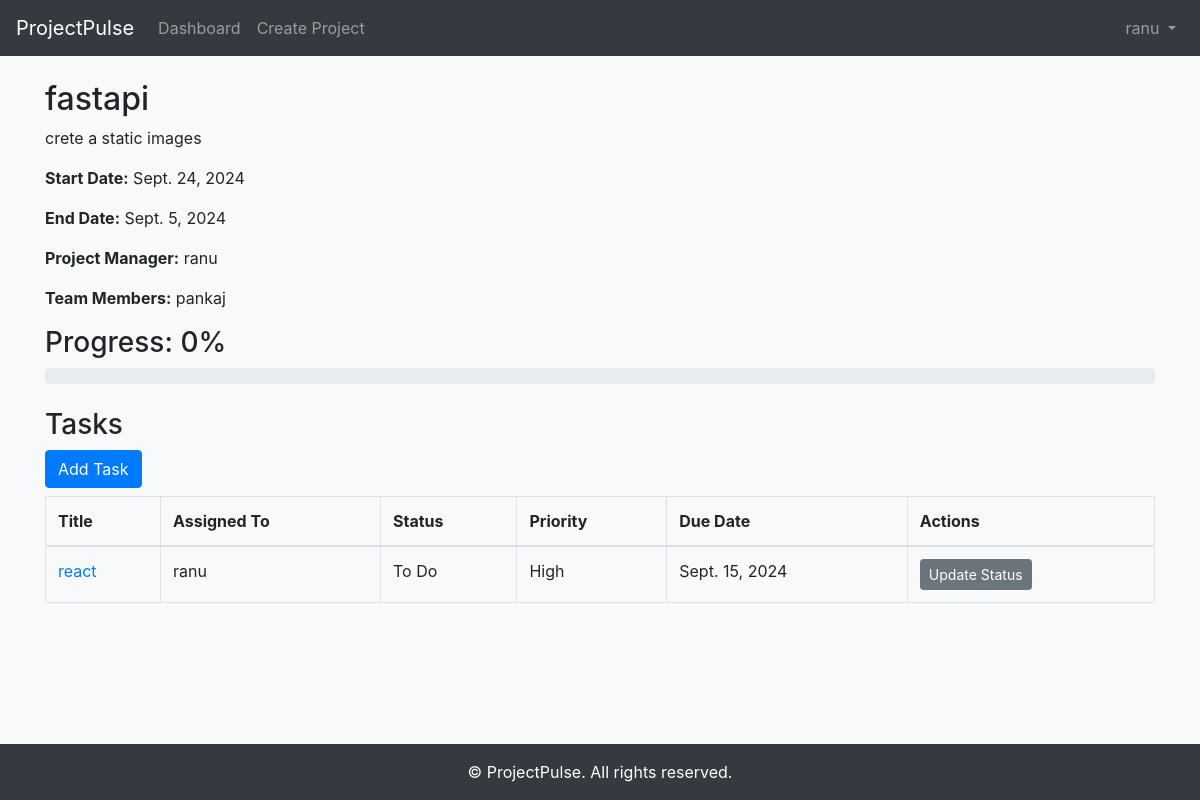
The page /3/ (signed in) on the database its author committed.
### users/models.py (models this page shows, shortened)
class CustomUser(AbstractUser):
    ROLE_CHOICES = [
        ('ADMIN', 'Administrator'),
        ('PROJECT_MANAGER', 'Project Manager'),
        ('TEAM_MEMBER', 'Team Member'),
    ]
    role = models.CharField(max_length=20, choices=ROLE_CHOICES, default='TEAM_MEMBER')
    email = models.EmailField(unique=True)
    profile_picture = models.ImageField(upload_to='profile_pics/', null=True, blank=True)

### projects/models.py (models this page shows, shortened)
class Project(models.Model):
    name = models.CharField(max_length=255)
    description = models.TextField()
    start_date = models.DateField()
    end_date = models.DateField()
    project_manager = models.ForeignKey(settings.AUTH_USER_MODEL, on_delete=models.CASCADE, related_name='managed_projects')
    team_members = models.ManyToManyField(settings.AUTH_USER_MODEL, related_name='projects')
    created_at = models.DateTimeField(auto_now_add=True)
    def progress(self):
        total_tasks = self.tasks.count()
        if total_tasks == 0:
            return 0
        completed_tasks = self.tasks.filter(status='completed').count()
        return int((completed_tasks / total_tasks) * 100)

### tasks/models.py (models this page shows, shortened)
class Task(models.Model):
    STATUS_CHOICES = [
        ('todo', 'To Do'),
        ('in_progress', 'In Progress'),
        ('completed', 'Completed'),
    ]
    PRIORITY_CHOICES = [
        ('low', 'Low'),
        ('medium', 'Medium'),
        ('high', 'High'),
    ]
    title = models.CharField(max_length=255)
    description = models.TextField()
    project = models.ForeignKey(Project, on_delete=models.CASCADE, related_name='tasks')
    assigned_to = models.ForeignKey(settings.AUTH_USER_MODEL, on_delete=models.CASCADE, related_name='tasks')
    status = models.CharField(max_length=20, choices=STATUS_CHOICES, default='todo')
    priority = models.CharField(max_length=20, choices=PRIORITY_CHOICES, default='medium')
    due_date = models.DateField()
    created_at = models.DateTimeField(auto_now_add=True)
    attachments = models.FileField(upload_to='attachments/', null=True, blank=True)

### projects/views.py (the view)
# urls.py: path('<int:pk>/', views.project_detail, name='project_detail'),
@login_required
def project_detail(request, pk):
    project = get_object_or_404(Project, pk=pk)
    return render(request, 'projects/project_detail.html', {'project': project})

### projects/templates/projects/project_detail.html (shortened to what this page needs)
{% extends 'base.html' %}
{% block content %}
<h2>{{ project.name }}</h2>
<p>{{ project.description }}</p>
<p><strong>Start Date:</strong> {{ project.start_date }}</p>
<p><strong>End Date:</strong> {{ project.end_date }}</p>
<p><strong>Project Manager:</strong> {{ project.project_manager.username }}</p>
<p><strong>Team Members:</strong>
    {% for member in project.team_members.all %}
        {{ member.username }}{% if not forloop.last %}, {% endif %}
    {% endfor %}
</p>
<h3>Progress: {{ project.progress }}%</h3>
<div class="progress">
</div>
<h3 class="mt-4">Tasks</h3>
<a href="{% url 'create_task' project.pk %}" class="btn btn-primary mb-2">Add Task</a>
<table class="table table-bordered">
    <thead>
        <tr>
            <th>Title</th>
            <th>Assigned To</th>
            <th>Status</th>
            <th>Priority</th>
            <th>Due Date</th>
            <th>Actions</th>
        </tr>
    </thead>
    <tbody>
        {% for task in project.tasks.all %}
        <tr>
            <td><a href="{% url 'task_detail' task.pk %}">{{ task.title }}</a></td>
            <td>{{ task.assigned_to.username }}</td>
            <td>{{ task.get_status_display }}</td>
            <td>{{ task.get_priority_display }}</td>
            <td>{{ task.due_date }}</td>
            <td>
                <a href="{% url 'update_task_status' task.pk %}" class="btn btn-sm btn-secondary">Update Status</a>
            </td>
        </tr>
        {% empty %}
        <tr>
            <td colspan="6">No tasks available.</td>
        </tr>
        {% endfor %}
    </tbody>
</table>
{% endblock %}

### templates/navbar.html (shortened to what this page needs)
<nav class="navbar navbar-expand-lg navbar-dark bg-dark">
    <a class="navbar-brand" href="{% url 'dashboard:dashboard' %}">ProjectPulse</a>
    <div class="collapse navbar-collapse" id="navbarNav">
        {% if user.is_authenticated %}
            <ul class="navbar-nav mr-auto">
                <li class="nav-item">
                    <a class="nav-link" href="{% url 'dashboard:dashboard' %}">Dashboard</a>
                </li>
                {% if user.role != 'TEAM_MEMBER' %}
                <li class="nav-item">
                    <a class="nav-link" href="{% url 'create_project' %}">Create Project</a>
                </li>
                {% endif %}
            </ul>
            <ul class="navbar-nav ml-auto">
                <li class="nav-item dropdown">
                    <a class="nav-link dropdown-toggle" href="#" id="userDropdown" role="button"
                        data-toggle="dropdown" aria-haspopup="true" aria-expanded="false">
                        {{ user.username }}
                    </a>
                </li>
            </ul>
         {% endif %}
    </div>
</nav>

### static/css/style.css (style rules this page uses)
body, html { height: 100%; background-color: #f8f9fa; overflow: auto; }

### rows shown on the page
CustomUser: username "ranu"
Project: name "fastapi", description "crete a static images", start_date "Sept. 24, 2024", end_date "Sept. 5, 2024", project_manager.username "ranu", progress "0"
CustomUser: username "pankaj"
Task: title "react", assigned_to.username "ranu", status "To Do", priority "High", due_date "Sept. 15, 2024"
